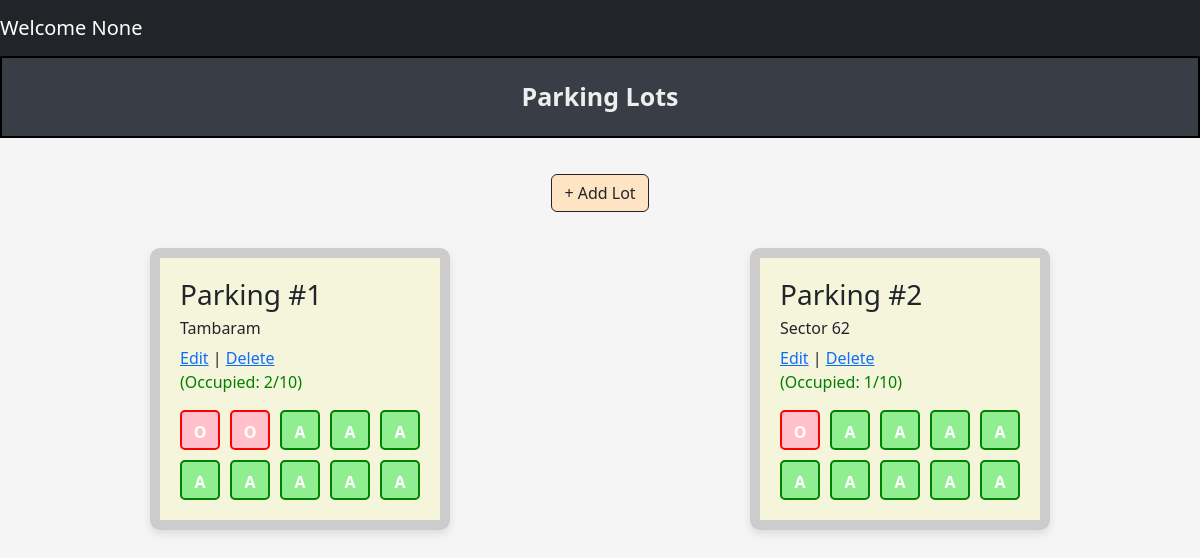
The app's page /admin/dashboard with its own data.
### tables this page shows
CREATE TABLE ParkingLot (
            lot_id INTEGER PRIMARY KEY AUTOINCREMENT,
            location_name TEXT NOT NULL,
            address TEXT NOT NULL,
            pincode TEXT NOT NULL,
            price INTEGER NOT NULL, 
            maxSpots INTEGER NOT NULL
        );

CREATE TABLE ParkingSpots (
        lot_id INTEGER NOT NULL,
        spot_id INTEGER,  -- Optional: to identify spot within a lot
        status TEXT CHECK(status IN ('O', 'A')) NOT NULL DEFAULT 'A',
        FOREIGN KEY (lot_id) REFERENCES ParkingLot(lot_id) ON DELETE CASCADE
        );

### controllers/admin_controller.py (the view)
@admin.route("/admin/dashboard", methods = ['GET','POST'])
def dashboard():
    def getOccupiedValue(spots):
        occupied = 0
        for s in spots:
            if s[2] == 'O': #Getting status
                occupied = occupied+1
        return occupied
    lots = get_all_parking_lots()
    print(lots)
    all_parking_lots = []
    for lot in lots:
        lot_id = lot[0]
        spots = get_all_parking_spots(lot_id)
        total = len(spots)
        occupied = getOccupiedValue(spots)
        available = total - occupied
        all_parking_lots.append({
            "lot": lot,
            "spots": spots,
            "total": total,
            "occupied": occupied,
            "available": available,
        })
    print(all_parking_lots)
    return render_template("dashboard/admin_dashboard.html", lots_data = all_parking_lots)

### models/parking_lot.py (called while the page is built)
def get_all_parking_lots():
    connection = sqlite3.connect(DATABASE_PARKING)
    cur = connection.cursor()
    cur.execute(''' Select * from ParkingLot ''')
    lots = cur.fetchall()
    connection.commit()
    connection.close()
    return lots

def get_all_parking_spots(lot_id):
    connection = sqlite3.connect(DATABASE_PARKING)
    cur = connection.cursor()
    cur.execute('''
                    Select * from ParkingSpots where lot_id = (?)
                ''', (lot_id,))
    spots = cur.fetchall()
    connection.commit()
    connection.close()
    return spots

### templates/dashboard/admin_dashboard.html
{% extends "navbar.html" %}
{% block content %}
 <div class="title"> Parking Lots </div>
<div class="mt-auto p-3 text-center">
  <button type="button" class="btn btn-outline-dark btn_add_lot" onclick="window.location.href='/admin/addlot'">
    + Add Lot
  </button>
</div>
<div class=" d-flex flex-row align-content-center justify-content-evenly" style="margin-left: 100;">
  {% for lot in lots_data %}
    <div class="parking_lot">
      <h3>Parking #{{ lot.lot[0] }}</h3>
      <h6> {{lot.lot[2]}} </h6>
      <a href='/admin/edit?lot_id={{ lot.lot[0] }}'>Edit</a> |
      <a href="/admin/delete?lot_id={{ lot.lot[0] }}">Delete</a>
      <p style="color: green;">(Occupied: {{ lot.occupied }}/{{ lot.total }})</p>
      <div class="spot">
        {% for spot in lot.spots %}
          {% if spot[2] == 'O' %}
            <div onclick="window.location.href='/admin/viewSpot?spot_id={{ spot[1] }}&lot_id={{ lot.lot[0] }}&status={{ spot[2] }}'" class="occupied">O</div>
          {% else %}
            <div onclick="window.location.href='/admin/viewSpot?spot_id={{ spot[1] }}&lot_id={{ lot.lot[0] }}&status={{ spot[2] }}'" class="available">A</div>
          {% endif %}
        {% endfor %}
      </div>
    </div>
  {% endfor %}
</div>
{% endblock %}

### static/css/style.css (style rules this page uses)
body { background-color: #f5f5f5; justify-content: center; }
.parking_lot { border: 10px solid #ccc; border-radius: 10px; padding: 20px; margin: 20px auto; width: 25vw; box-shadow: 0 4px 8px rgba(0, 0, 0, 0.1); background-color: beige; }
.spot { display: flex; flex-wrap: wrap; gap: 10px; margin-top: 10px; }
.occupied, .available { width: 40px; height: 40px; text-align: center; line-height: 40px; border-radius: 5px; font-weight: bold; color: white; }
.available { background-color: lightgreen; border: 2px solid green; }
.occupied { background-color: pink; border: 2px solid red; }
.available, .occupied { cursor: pointer; }
.btn_add_lot { background-color: bisque; }
.title { background-color: #393E46; border: 2px solid black; text-align: center; padding: 20px; font-weight: bold; font-size: 25px; margin-bottom: 20px; color: #EEEEEE; }

### records on screen
ParkingLot: lot_id "1", address "Tambaram"
ParkingLot: lot_id "2", address "Sector 62"

### other values on screen
{{ session.get('name') }} "None"
{{ lot.occupied }} "2" "1"
{{ lot.total }} "10" "10"
